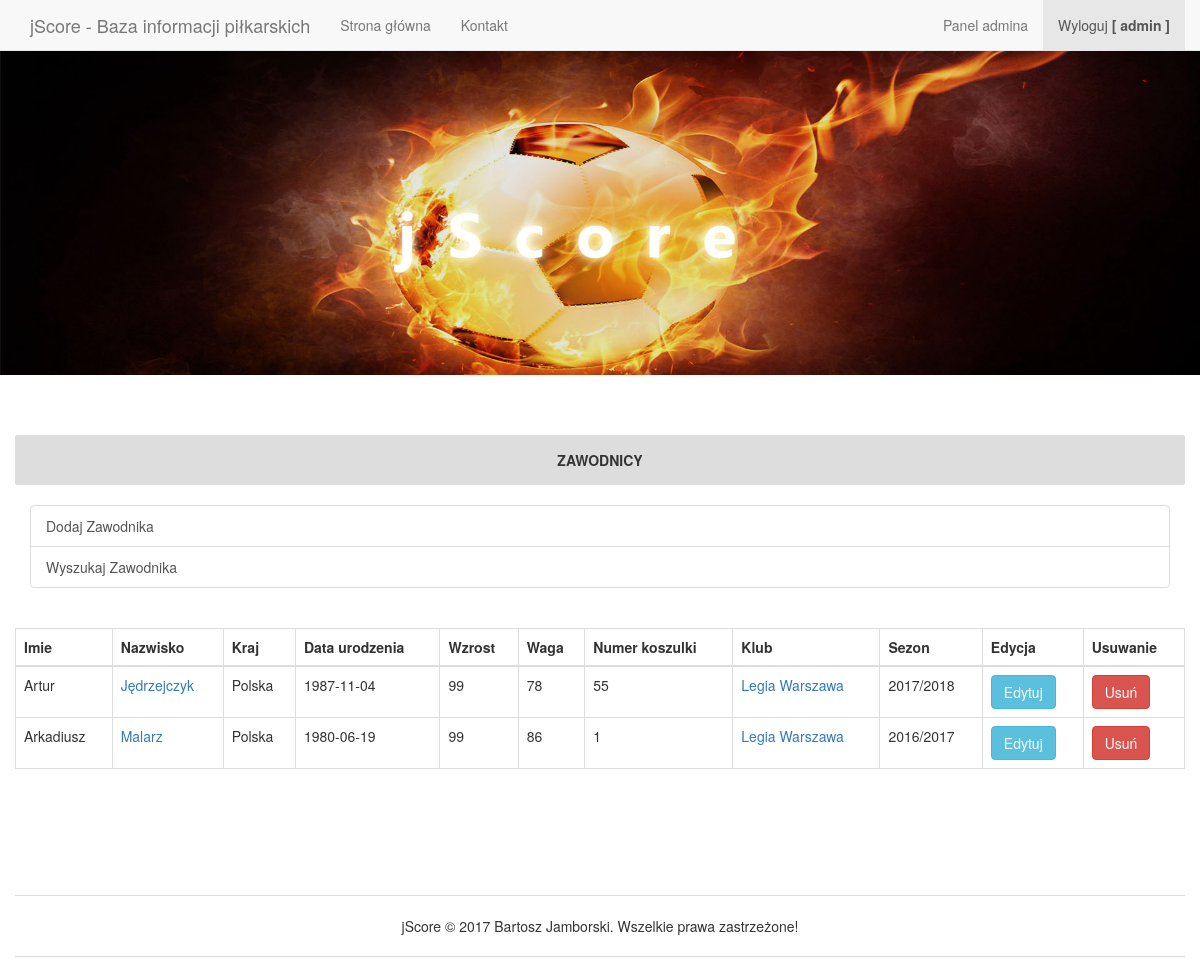
Screenshot of /project/adminzawodnicy.php (signed in) with the database file from the repository.
### tables this page shows
CREATE TABLE `zawodnicy` (
  `id_zawodnicy` int(11) NOT NULL,
  `imie` varchar(45) DEFAULT NULL,
  `nazwisko` varchar(45) DEFAULT NULL,
  `kraj` varchar(45) DEFAULT NULL,
  `data_urodzenia` varchar(45) DEFAULT NULL,
  `wzrost` decimal(2,0) DEFAULT NULL,
  `waga` decimal(2,0) DEFAULT NULL,
  `nr_koszulki` int(11) DEFAULT NULL,
  `Kluby_id_kluby` int(11) NOT NULL,
  `Sezony_id_sezony` int(11) NOT NULL
);

CREATE TABLE `kluby` (
  `id_kluby` int(11) NOT NULL,
  `nazwa` varchar(45) DEFAULT NULL,
  `adres` varchar(45) DEFAULT NULL,
  `kod_pocztowy` varchar(45) DEFAULT NULL,
  `wojewodztwo` varchar(45) DEFAULT NULL,
  `barwy` varchar(45) DEFAULT NULL,
  `data_powstania` date DEFAULT NULL,
  `herb_img` text
);

CREATE TABLE `sezony` (
  `id_sezony` int(11) NOT NULL,
  `nazwa_sezonu` varchar(45) DEFAULT NULL
);

### project/adminzawodnicy.php (the view, shortened to what this page needs)
<?php
    require_once('functions/connect.php');
    mysqli_set_charset($connection,"utf8");
    $getPlayers = "SELECT * FROM zawodnicy
    LEFT JOIN kluby ON kluby.id_kluby = zawodnicy.Kluby_id_kluby
    LEFT JOIN sezony ON sezony.id_sezony = zawodnicy.Sezony_id_sezony
    ORDER BY zawodnicy.nazwisko";
    $result = $connection->query($getPlayers);
?>
<!DOCTYPE html>
<html lang="pl">
<head>
    <link href="css/bootstrap.css" type="text/css" rel="stylesheet">
    <link href="css/custom.css" type="text/css" rel="stylesheet">
</head>
<body>
<?php include('includes/header.php'); ?>
<div class="container container-main">
    <div class="row row-logowanie text-center">
        ZAWODNICY
        </div>
    <div class="list-group list-group-admin">
        <a href="Dodawanie/dodawanie_zawodnika.php" class="list-group-item">Dodaj Zawodnika</a>
        <a href="Wyszukiwanie/wyszukiwanie_zawodnika.php" class="list-group-item">Wyszukaj Zawodnika</a>
    </div>
    <div class="row">
            <div class="clubs-table-admins">
                <table class="table table-bordered">
                    <thead>
                        <tr>
                            <th>Imie</th>
                            <th>Nazwisko</th>
                            <th>Kraj</th>
                            <th>Data urodzenia</th>
                            <th>Wzrost</th>
                            <th>Waga</th>
                            <th>Numer koszulki</th>
                            <th>Klub</th>
                            <th>Sezon</th>
                            <th>Edycja</th>
                            <th>Usuwanie</th>
                        </tr>
                    </thead>
<?php
if ($result->num_rows > 0) {
    while($row = $result->fetch_assoc()) {
        $playerId = $row['id_zawodnicy'];
        $playerName = $row['imie'];
        $playerLastName = $row['nazwisko'];
        $playerCountry = $row['kraj'];
        $playerBorn = $row['data_urodzenia'];
        $playerStature = $row['wzrost'];
        $playerWeight = $row['waga'];
        $playerNumber = $row['nr_koszulki'];
        $playerLink = "<a href='zawodnicy_detale.php?playerId=$playerId'>$playerLastName</a>";
        $clubId = $row['id_kluby'];
        $clubName = $row['nazwa'];
        $sezonName = $row['nazwa_sezonu'];
        $clubLink = "<a href='kluby_detale.php?clubId=$clubId'>$clubName</a>";
        echo "<tr>";
        echo "<td>$playerName</td>";
        echo "<td>$playerLink</td>";
        echo "<td>$playerCountry</td>";
        echo "<td>$playerBorn</td>";
        echo "<td>$playerStature</td>";
        echo "<td>$playerWeight</td>";
        echo "<td>$playerNumber</td>";
        echo "<td>$clubLink</td>";
        echo "<td>$sezonName</td>";
        echo "<td><a href='Edytowanie/edytowanie_zawodnika.php?playerId=$playerId' class='btn btn-info' role='button'>Edytuj</a></td>";
        echo "<td><a href='Usuwanie/usuwanie_zawodnika.php?playerId=$playerId' class='btn btn-danger' role='button'>Usuń</a></td>";
        echo "</tr>";
    }
} else {
    echo "Brak zawodników w bazie";
}
?>
                </table>
        </div>
    </div>
</div>
<?php include('includes/footer.php'); ?>
</body>
</html>

### project/css/custom.css (style rules this page uses)
.container-main { min-height: 500px; padding-top: 5%; }
.row-logowanie { padding: 15px; height: auto; background-color: #ddd; font-weight: 700; border-radius: 2px; }
div.clubs-table-admins { padding-top: 20px; }
div.list-group-admin { padding-top: 20px; }

### rows the page displays
zawodnicy: imie "Artur", nazwisko "Jędrzejczyk", kraj "Polska", data_urodzenia "1987-11-04", wzrost "99", waga "78", nr_koszulki "55", Kluby_id_kluby.nazwa "Legia Warszawa", Sezony_id_sezony.nazwa_sezonu "2017/2018"
zawodnicy: imie "Arkadiusz", nazwisko "Malarz", kraj "Polska", data_urodzenia "1980-06-19", wzrost "99", waga "86", nr_koszulki "1", Kluby_id_kluby.nazwa "Legia Warszawa", Sezony_id_sezony.nazwa_sezonu "2016/2017"

### other values shown
$_SESSION["userLogin"] "admin"
